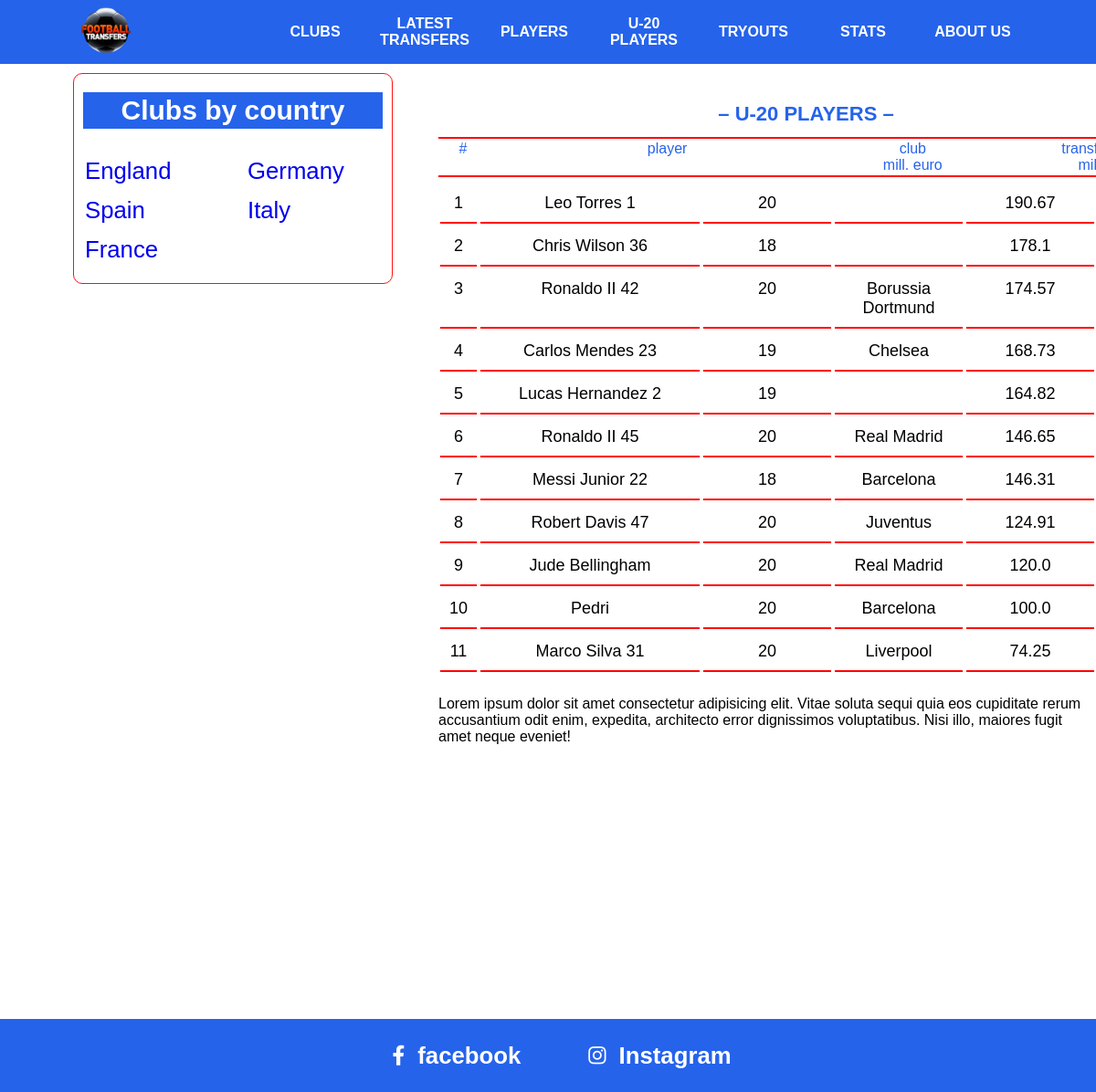
Page /u20/ on the committed database.
### main/models.py (models this page shows, shortened)
class Country(models.Model):
    name = models.CharField(max_length=20, unique=True)

class Player(models.Model):
    name = models.CharField(max_length=100)
    position = models.CharField(max_length=100)
    number = models.SmallIntegerField(validators=[MinValueValidator(0), MaxValueValidator(100)])
    age = models.SmallIntegerField(blank=True, null=True)
    club = models.ForeignKey(Club, on_delete=models.SET_NULL, blank=True, null=True)
    price = models.FloatField(blank=True, null=True)
    country = models.ForeignKey(Country, on_delete=models.SET_NULL, blank=True, null=True)

class Club(models.Model):
    name = models.CharField(max_length=100)
    logo = models.ImageField(upload_to='clubs/', blank=True, null=True) # null=True qilindi
    president = models.CharField(max_length=50, blank=True, null=True)
    coach = models.CharField(max_length=50, blank=True, null=True)
    found_date = models.DateField(blank=True, null=True)
    country = models.ForeignKey(Country, on_delete=models.SET_NULL, blank=True, null=True)

### main/views.py (the view)
# urls.py: path('u20/',views.u20_players_view, name='u20'),
def u20_players_view(request):
    players=Player.objects.filter(age__lte=20).order_by('-price')
    context = {
        'players': players
    }
    return render(request, 'u20.html', context)

### main/context_processors.py (called while the page is built)
def get_country(request):
    countries = Country.objects.annotate(
        clubs_count=Count('club')
    ).filter(clubs_count__gt=0).order_by('-clubs_count')[:16]
    countries_left=[]
    countries_right=[]
    for i, country in enumerate(countries, start=1):
        if i % 2 == 1:
            countries_left.append(country)
        else:
            countries_right.append(country)
    context={
         'cl': countries_left,
         'cr': countries_right,
     }
    return context

### templates/u20.html
{% extends 'base.html'%}
{% block content%}
      <div class="nav">
          <h2>– U-20 PLAYERS –</h2>
          <table class="content-nav">
            <thead>
              <tr>
                <td>#</td>
                <td>player</td>
                <td>
                  club <br />
                  mill. euro
                </td>
                <td>
                  transfer value, <br />
                  mill. euro
                </td>
              </tr>
            </thead>
          </table>
        </div>
      <div class="content">
        <table class="players">
          {% for player in players %}
          <tr>
            <td>{{forloop.counter}} </td>
            <td>{{player.name}}</td>
            <td>{{player.age}}</td>
            <td>{{player.club.name}}</td>
            <td>{{player.price}}</td>
          </tr>
          {% endfor %}
        </table>
        <p>
          Lorem ipsum dolor sit amet consectetur adipisicing elit. Vitae soluta
          sequi quia eos cupiditate rerum accusantium odit enim, expedita,
          architecto error dignissimos voluptatibus. Nisi illo, maiores fugit
          amet neque eveniet!
        </p>
      </div>
{% endblock %}

### templates/base.html (shortened to what this page needs)
<!DOCTYPE html>
{% load static %}
<html>
  <head>
    <link rel="stylesheet" type="text/css" media="screen" href="/static/css/main.css" />
    <link
      rel="stylesheet"
      href="https://cdnjs.cloudflare.com/ajax/libs/font-awesome/6.1.1/css/all.min.css"
    />
  </head>
  <body>
    <div class="container">
      <div class="navbar">
        <div class="icon">
          <a href="{% url 'home' %}">
            <img src="/static/img/12252568_173-removebg-preview.png" alt="" />
          </a>
        </div>
        <div class="links">
          <div><a href="{% url 'clubs' %}">CLUBS</a></div>
          <div><a href="{% url 'latest-transfers'%}">LATEST TRANSFERS</a></div>
          <div><a href="{% url 'players' %}">PLAYERS</a></div>
          <div><a href="{% url 'u20' %}">U-20 PLAYERS</a></div>
          <div><a href="{% url 'tryouts' %}">TRYOUTS</a></div>
          <div><a href="{% url 'stats' %}">STATS</a></div>
          <div><a href="{% url 'about' %}">ABOUT US</a></div>
        </div>
      </div>
      <div class="country-clubs">
        <h2 id="title">Clubs by country</h2>
        <div class="country">
          <div>
              {% for country in cl %}
                 <h3><a href="{% url 'clubs' %}?country={{ country.name }}">{{ country.name}}</a> <br /></h3>
              {% endfor %}
          </div>
          <div>
            {% for country in cr %}
                 <h3><a href="{% url 'clubs' %}?country={{ country.name }}">{{ country.name}}</a> <br /></h3>
              {% endfor %}
          </div>
        </div>
      </div>
        {% block content %}
        {% endblock %}
      <div class="footer" style="margin-top: 200px;">
        <a href="https://www.facebook.com/topfootballtransfers/">
          <div>
            <i class="fa-brands fa-facebook-f"></i> &nbsp;
              <h3>facebook</h3>
          </div>
        </a>
        <a href="https://www.instagram.com/topfootballtransfers/">
          <div>
            <i class="fa-brands fa-instagram"></i> &nbsp;
            <h3>Instagram</h3>
          </div>
        </a>
      </div>
    </div>
  </body>
</html>

### static/css/main.css (style rules this page uses)
* { margin: 0; padding: 0; box-sizing: border-box; }
.container { width: 100% !important; display: inline-block; font-family: sans-serif; }
.container .navbar { width: 100%; background-color: #2563eb; display: flex; align-items: center; justify-content: space-around; position: fixed; z-index: 99; height: 70px !important; }
.container .navbar .icon { width: 100px; overflow: hidden; }
.container .navbar .icon img { width: 130%; margin-left: -14%; }
.container .navbar .links { z-index: 999; display: flex; }
.container .navbar .links div { width: 100px; text-align: center; display: flex; align-items: center; margin-right: 20px; }
.container .navbar .links div a { color: white; font-weight: 700; text-decoration: none; width: 100px !important; height: 45px; display: flex; align-items: center; justify-content: center; }
.country-clubs { width: 350px; border: 1px solid rgb(255, 16, 16); border-radius: 10px; position: fixed; top: 80px; left: 80px; padding: 10px 10px; padding-bottom: 10px; }
.country-clubs h2 { margin: 10px 0px; transition: all 0.3s ease; }
.country-clubs #title { font-size: 30px; background-color: #2563eb; color: white; text-align: center; line-height: 40px; }
.country-clubs .country { width: 100%; display: flex; flex-wrap: wrap; justify-content: space-between; font-size: 22px; margin-top: 20px; }
.country-clubs .country div { width: 150px; height: 100%; }
.country-clubs .country h3 { font-weight: 100 !important; margin: 10px 0px !important; width: 100%; padding: 2px 2px; transition: all 0.3s ease; }
.country-clubs .country h3 a { text-decoration: none; margin-top: 20px !important; }
.nav { width: 805px; background-color: white; position: fixed; left: 480px; top: 70px; }
.nav h2 { text-align: center; color: #2563eb; line-height: 50px; padding-top: 30px; font-size: 22px; }
.players { width: 100%; }
.players tr { display: flex; flex-wrap: wrap; justify-content: space-between; }
.players tr td { width: 140px; margin-bottom: 4px; padding: 10px 0px; font-size: 18px; border-bottom: 2px solid rgb(255, 0, 0); text-align: center; }
.players tr td:nth-child(2), .top-players tr td:nth-child(2), .playerss tr td:nth-child(2) { width: 240px; }
.players tr td:nth-child(1), .top-players tr td:nth-child(1), .playerss tr td:nth-child(1) { width: 40px !important; }
.content { max-width: 800px; margin-left: 480px; margin-top: 200px; padding-bottom: 100px; }
.content p, .content b { margin-top: 20px; }
.content-nav { border-top: 2px solid rgb(255, 0, 0); border-bottom: 2px solid rgb(255, 0, 0); width: 100%; }
.content-nav tr { display: flex; justify-content: space-between !important; }
.content-nav tr td { width: 140px; color: #2563eb; text-align: center; }
.content-nav tr td:nth-child(1) { width: 50px; }
.content-nav tr td:nth-child(2) { width: 250px; }
.footer { width: 100%; background-color: #2563eb; height: 80px; display: flex; align-items: center; justify-content: center; font-size: 22px; padding-left: 80px; }
.footer a { margin-right: 50px; color: white; text-decoration: none; word-spacing: 8px; padding: 4px 12px; border-radius: 5px; transition: all 0.3s ease; }
.footer a div { display: flex; align-items: center; }

### rows in the picture
Country: name "England"
Country: name "Spain"
Country: name "France"
Country: name "Germany"
Country: name "Italy"
Player: name "Leo Torres 1", age "20", price "190.67"
Player: name "Chris Wilson 36", age "18", price "178.1"
Player: name "Ronaldo II 42", age "20", club.name "Borussia Dortmund", price "174.57"
Player: name "Carlos Mendes 23", age "19", club.name "Chelsea", price "168.73"
Player: name "Lucas Hernandez 2", age "19", price "164.82"
Player: name "Ronaldo II 45", age "20", club.name "Real Madrid", price "146.65"
Player: name "Messi Junior 22", age "18", club.name "Barcelona", price "146.31"
Player: name "Robert Davis 47", age "20", club.name "Juventus", price "124.91"
Player: name "Jude Bellingham", age "20", club.name "Real Madrid", price "120.0"
Player: name "Pedri", age "20", club.name "Barcelona", price "100.0"
Player: name "Marco Silva 31", age "20", club.name "Liverpool", price "74.25"
